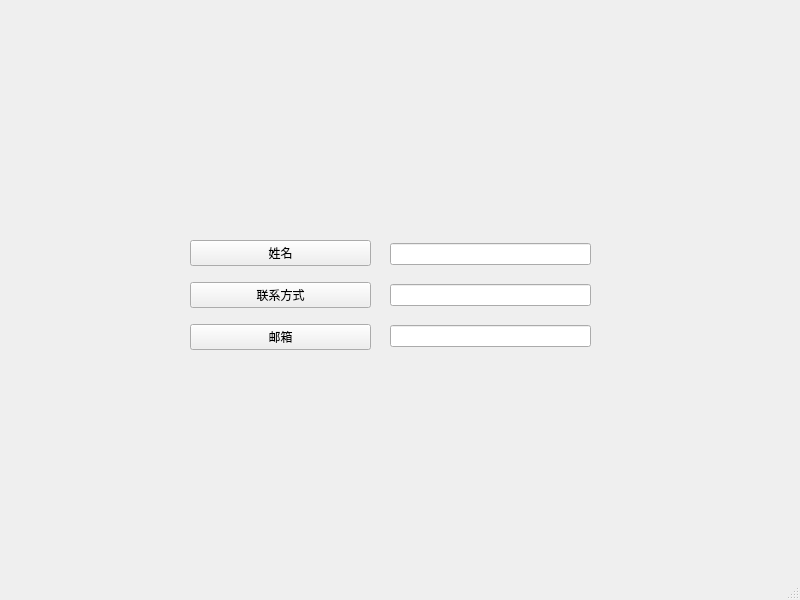
<?xml version="1.0" encoding="UTF-8"?>
<ui version="4.0">
 <class>MainWindow</class>
 <widget class="QMainWindow" name="MainWindow">
  <property name="geometry">
   <rect>
    <x>0</x>
    <y>0</y>
    <width>800</width>
    <height>600</height>
   </rect>
  </property>
  <property name="windowTitle">
   <string>MainWindow</string>
  </property>
  <widget class="QWidget" name="centralwidget">
   <widget class="QWidget" name="">
    <property name="geometry">
     <rect>
      <x>190</x>
      <y>230</y>
      <width>181</width>
      <height>131</height>
     </rect>
    </property>
    <layout class="QVBoxLayout" name="verticalLayout">
     <item>
      <widget class="QPushButton" name="pushButton">
       <property name="text">
        <string>姓名</string>
       </property>
      </widget>
     </item>
     <item>
      <widget class="QPushButton" name="pushButton_2">
       <property name="text">
        <string>联系方式</string>
       </property>
      </widget>
     </item>
     <item>
      <widget class="QPushButton" name="pushButton_3">
       <property name="text">
        <string>邮箱</string>
       </property>
      </widget>
     </item>
    </layout>
   </widget>
   <widget class="QWidget" name="">
    <property name="geometry">
     <rect>
      <x>390</x>
      <y>230</y>
      <width>201</width>
      <height>131</height>
     </rect>
    </property>
    <layout class="QVBoxLayout" name="verticalLayout_2">
     <item>
      <widget class="QLineEdit" name="lineEdit"/>
     </item>
     <item>
      <widget class="QLineEdit" name="lineEdit_3"/>
     </item>
     <item>
      <widget class="QLineEdit" name="lineEdit_2"/>
     </item>
    </layout>
   </widget>
  </widget>
  <widget class="QMenuBar" name="menubar">
   <property name="geometry">
    <rect>
     <x>0</x>
     <y>0</y>
     <width>800</width>
     <height>23</height>
    </rect>
   </property>
  </widget>
  <widget class="QStatusBar" name="statusbar"/>
 </widget>
 <resources/>
 <connections/>
</ui>
